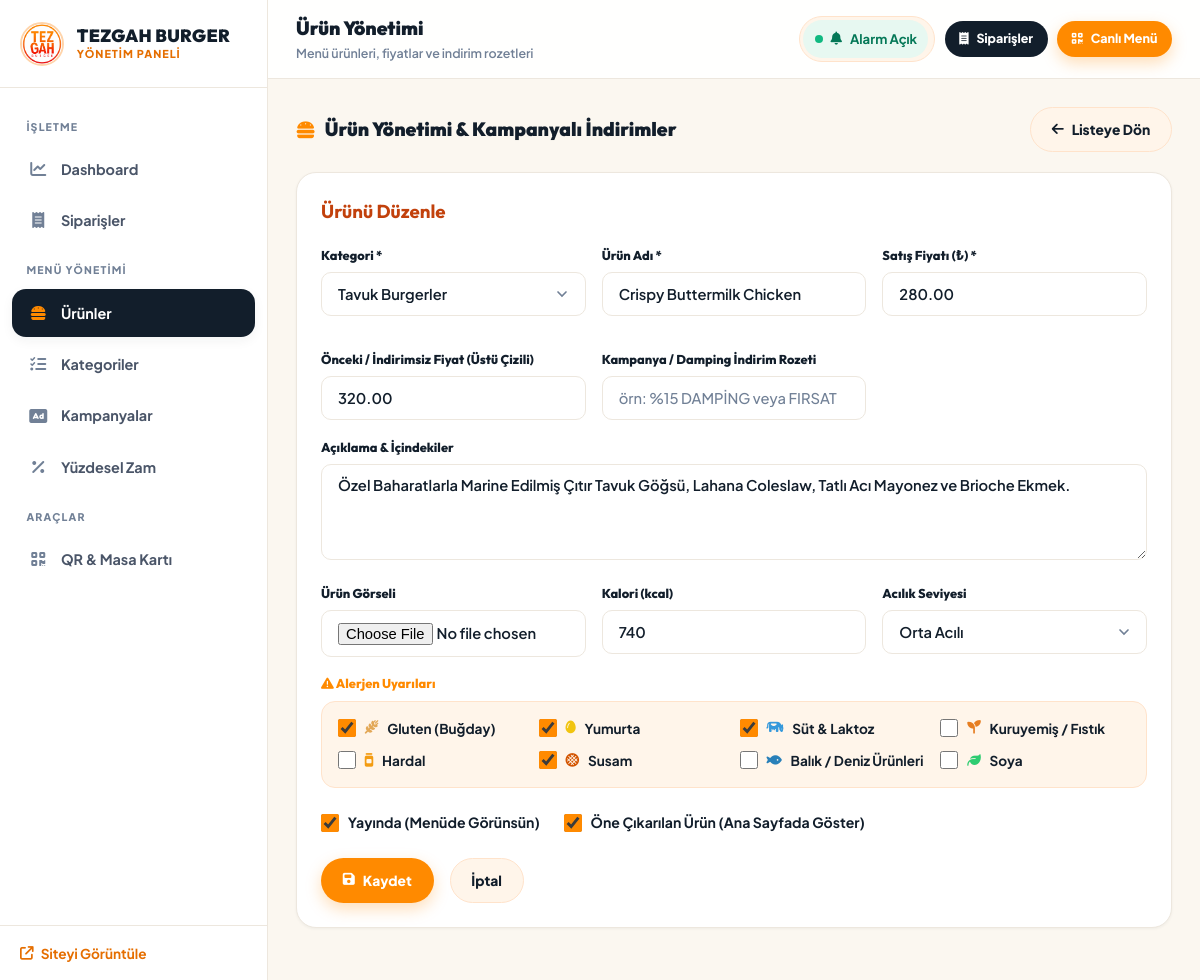
Screenshot of /admin/products.php?action=edit&id=3 with the database file from the repository.
### tables this page shows
CREATE TABLE IF NOT EXISTS products (
    id INT AUTO_INCREMENT PRIMARY KEY,
    category_id INT NOT NULL,
    name VARCHAR(150) NOT NULL,
    slug VARCHAR(150) NOT NULL,
    description TEXT,
    price DECIMAL(10,2) NOT NULL,
    original_price DECIMAL(10,2) DEFAULT NULL,
    image VARCHAR(255) DEFAULT NULL,
    allergens VARCHAR(255) DEFAULT '',  
    spiciness TINYINT DEFAULT 0,  
    calories INT DEFAULT NULL,
    is_active TINYINT(1) DEFAULT 1,
    is_featured TINYINT(1) DEFAULT 0,
    created_at DATETIME DEFAULT CURRENT_TIMESTAMP,
    FOREIGN KEY (category_id) REFERENCES categories(id) ON DELETE CASCADE
);

CREATE TABLE IF NOT EXISTS categories (
    id INT AUTO_INCREMENT PRIMARY KEY,
    name VARCHAR(100) NOT NULL,
    slug VARCHAR(100) NOT NULL UNIQUE,
    icon VARCHAR(50) DEFAULT 'fa-burger',
    sort_order INT DEFAULT 0,
    is_active TINYINT(1) DEFAULT 1
);

### includes/functions.php (called while the page is built, shortened)
<?php
function getAllergensList() {
    return [
        'gluten'  => ['name' => 'Gluten (Buğday)', 'icon' => 'fa-wheat-awn', 'color' => '#e3a857'],
        'egg'     => ['name' => 'Yumurta', 'icon' => 'fa-egg', 'color' => '#f1c40f'],
        'milk'    => ['name' => 'Süt & Laktoz', 'icon' => 'fa-cow', 'color' => '#3498db'],
        'nuts'    => ['name' => 'Kuruyemiş / Fıstık', 'icon' => 'fa-seedling', 'color' => '#e67e22'],
        'mustard' => ['name' => 'Hardal', 'icon' => 'fa-jar', 'color' => '#f39c12'],
        'sesame'  => ['name' => 'Susam', 'icon' => 'fa-stroopwafel', 'color' => '#d35400'],
        'fish'    => ['name' => 'Balık / Deniz Ürünleri', 'icon' => 'fa-fish', 'color' => '#2980b9'],
        'soy'     => ['name' => 'Soya', 'icon' => 'fa-leaf', 'color' => '#2ecc71']
    ];
}
function getCategories($only_active = true) {
    $db = getDB();
    $sql = "SELECT * FROM categories " . ($only_active ? "WHERE is_active = 1 " : "") . "ORDER BY sort_order ASC, name ASC";
    $stmt = $db->prepare($sql);
    $stmt->execute();
    return $stmt->fetchAll();
}
function getProducts($category_id = null, $only_active = true) {
    $db = getDB();
    $sql = "SELECT p.*, c.name as category_name FROM products p JOIN categories c ON p.category_id = c.id ";
    $params = [];
    $sql .= " ORDER BY c.sort_order ASC, p.is_featured DESC, p.name ASC";
    $stmt = $db->prepare($sql);
    $stmt->execute($params);
    return $stmt->fetchAll();
}
function getProductById($id) {
    $db = getDB();
    $stmt = $db->prepare("SELECT p.*, c.name as category_name FROM products p JOIN categories c ON p.category_id = c.id WHERE p.id = ?");
    $stmt->execute([$id]);
    return $stmt->fetch();
}
    ob_start(); ?>

### admin/products.php (the view, shortened to what this page needs)
<?php
require_once __DIR__ . '/inc/header.php';
$categories = getCategories(false);
$allergens_list = getAllergensList();
$action = isset($_GET['action']) ? $_GET['action'] : 'list';
$edit_id = isset($_GET['id']) ? intval($_GET['id']) : 0;
$editing_product = null;
if ($action === 'edit' && $edit_id > 0) {
    $editing_product = getProductById($edit_id);
}
$products = getProducts(null, false);
?>
<div class="card-header-flex">
    <h2 class="card-title"><i class="fa-solid fa-burger"></i> Ürün Yönetimi & Kampanyalı İndirimler</h2>
    <?php if ($action === 'list'): ?>
        <a href="products.php?action=new" class="btn btn-primary"><i class="fa-solid fa-plus"></i> Yeni Ürün Ekle</a>
    <?php else: ?>
        <a href="products.php" class="btn btn-ghost"><i class="fa-solid fa-arrow-left"></i> Listeye Dön</a>
    <?php endif; ?>
</div>
<?php if ($action === 'new' || $action === 'edit'): ?>
    <div class="admin-card">
        <h3 style="font-family: var(--font-heading); margin-bottom: 1.25rem; color: var(--gold-accent);">
            <?= $editing_product ? 'Ürünü Düzenle' : 'Yeni Ürün Oluştur' ?>
        </h3>
        <form action="products.php" method="POST" enctype="multipart/form-data">
            <div class="form-grid">
                <div class="form-group">
                    <label class="form-label">Kategori *</label>
                    <select name="category_id" class="form-control" required>
                        <?php foreach ($categories as $cat): ?>
                            <option value="<?= $cat['id'] ?>" <?= ($editing_product['category_id'] ?? 0) == $cat['id'] ? 'selected' : '' ?>>
                                <?= htmlspecialchars($cat['name']) ?>
                            </option>
                        <?php endforeach; ?>
                    </select>
                </div>
                <div class="form-group">
                    <label class="form-label">Ürün Adı *</label>
                    <input type="text" name="name" class="form-control" value="<?= htmlspecialchars($editing_product['name'] ?? '') ?>" required placeholder="örn: Tezgah Special Double Smash Burger">
                </div>
                <div class="form-group">
                    <label class="form-label">Satış Fiyatı (₺) *</label>
                    <input type="number" step="0.01" name="price" class="form-control" value="<?= $editing_product['price'] ?? '' ?>" required placeholder="340.00">
                </div>
                <div class="form-group">
                    <label class="form-label">Önceki / İndirimsiz Fiyat (Üstü Çizili)</label>
                    <input type="number" step="0.01" name="original_price" class="form-control" value="<?= $editing_product['original_price'] ?? '' ?>" placeholder="400.00 (Opsiyonel)">
                </div>
                <div class="form-group">
                    <label class="form-label">Kampanya / Damping İndirim Rozeti</label>
                    <input type="text" name="discount_tag" class="form-control" value="<?= htmlspecialchars($editing_product['discount_tag'] ?? '') ?>" placeholder="örn: %15 DAMPİNG veya FIRSAT">
                </div>
            </div>
            <div class="form-group">
                <label class="form-label">Açıklama & İçindekiler</label>
                <textarea name="description" class="form-control" rows="3" placeholder="200gr Dana Kaburga, Karamelize Soğan, Cheddar..."><?= htmlspecialchars($editing_product['description'] ?? '') ?></textarea>
            </div>
            <div class="form-grid">
                <div class="form-group">
                    <label class="form-label">Ürün Görseli</label>
                    <input type="file" name="image" class="form-control" accept="image/*">
                </div>
                <div class="form-group">
                    <label class="form-label">Kalori (kcal)</label>
                    <input type="number" name="calories" class="form-control" value="<?= $editing_product['calories'] ?? '' ?>" placeholder="850">
                </div>
                <div class="form-group">
                    <label class="form-label">Acılık Seviyesi</label>
                    <select name="spiciness" class="form-control">
                        <option value="2" <?= ($editing_product['spiciness'] ?? 0) == 2 ? 'selected' : '' ?>>Orta Acılı</option>
                    </select>
                </div>
            </div>
            <div class="form-group">
                <label class="form-label" style="color: var(--copper-primary);"><i class="fa-solid fa-triangle-exclamation"></i> Alerjen Uyarıları</label>
                <div class="check-grid">
                    <?php
                    $selected_allergens = explode(',', $editing_product['allergens'] ?? '');
                    foreach ($allergens_list as $key => $al):
                    ?>
                        <label class="check-row" style="font-size: 0.85rem;">
                            <input type="checkbox" name="allergens[]" value="<?= $key ?>" <?= in_array($key, $selected_allergens) ? 'checked' : '' ?>>
                            <i class="fa-solid <?= $al['icon'] ?>" style="color: <?= $al['color'] ?>;"></i> <?= $al['name'] ?>
                        </label>
                    <?php endforeach; ?>
                </div>
            </div>
            <div style="display: flex; gap: 1.5rem; margin-top: 1.5rem;">
                <label class="check-row">
                    <input type="checkbox" name="is_active" value="1" <?= ($editing_product['is_active'] ?? 1) == 1 ? 'checked' : '' ?>>
                    Yayında (Menüde Görünsün)
                </label>
                <label class="check-row">
                    <input type="checkbox" name="is_featured" value="1" <?= ($editing_product['is_featured'] ?? 0) == 1 ? 'checked' : '' ?>>
                    Öne Çıkarılan Ürün (Ana Sayfada Göster)
                </label>
            </div>
            <div style="margin-top: 1.5rem; display: flex; gap: 1rem;">
                <button type="submit" name="save_product" class="btn btn-primary"><i class="fa-solid fa-save"></i> Kaydet</button>
                <a href="products.php" class="btn btn-ghost">İptal</a>
            </div>
        </form>
    </div>
<?php endif; ?>
<?php require_once __DIR__ . '/inc/footer.php'; ?>

### public/assets/css/admin.css (style rules this page uses)
:root { --bg-canvas: #FBF7F0; --bg-surface: #FFFFFF; --bg-card: #FFF5EA; --bg-card-hover: #FFEDE0; --bg-navy: #121E2B; --bg-navy-hover: #1A293B; --orange-primary: #FF8A00; --orange-hover: #E56E00; --orange-soft: #FFF1E2; --orange-border: #FFD4AA; --orange-glow: rgba(255, 138, 0, 0.28); --text-navy: #121E2B; --text-body: #4A5568; --text-muted: #718096; --border-subtle: #FFE3CB; --border-neutral: #EDE7DE; --success: #10B981; --success-soft: #E7F8F1; --warning: #F59E0B; --warning-soft: #FEF4E2; --danger: #EF4444; --danger-soft: #FDECEC; --info: #3B82F6; --info-soft: #EAF1FE; --purple: #8B5CF6; --purple-soft: #F1ECFE; --copper-primary: #FF8A00; --copper-hover: #E56E00; --gold-accent: #C2410C; --admin-border: #FFE3CB; --text-primary: #121E2B; --font-heading: 'Outfit', -apple-system, BlinkMacSystemFont, sans-serif; --font-body: 'Plus Jakarta Sans', -apple-system, BlinkMacSystemFont, sans-serif; --sidebar-width: 268px; --radius-pill: 9999px; --radius-curve: 20px; --radius-md: 14px; --radius-sm: 10px; --shadow-xs: 0 1px 3px rgba(18, 30, 43, 0.05); --shadow-sm: 0 4px 12px rgba(18, 30, 43, 0.05); --shadow-md: 0 10px 28px rgba(18, 30, 43, 0.08); --shadow-lg: 0 20px 45px rgba(18, 30, 43, 0.12); --transition: all 0.22s cubic-bezier(0.4, 0, 0.2, 1); }
*, *::before, *::after { margin: 0; padding: 0; box-sizing: border-box; }
body { font-family: var(--font-body); background-color: var(--bg-canvas); color: var(--text-body); line-height: 1.55; min-height: 100vh; -webkit-font-smoothing: antialiased; }
a { color: inherit; text-decoration: none; }
.admin-card { background: var(--bg-surface); border: 1.5px solid var(--border-neutral); border-radius: var(--radius-curve); padding: 1.5rem; margin-bottom: 1.5rem; box-shadow: var(--shadow-xs); transition: var(--transition); position: relative; }
.card-header-flex { display: flex; align-items: center; justify-content: space-between; margin-bottom: 1.25rem; flex-wrap: wrap; gap: 0.9rem; }
.card-title { font-family: var(--font-heading); font-size: 1.2rem; font-weight: 900; color: var(--text-navy); display: flex; align-items: center; gap: 0.6rem; }
.card-title i { color: var(--orange-primary); }
.form-group { margin-bottom: 1.1rem; }
.form-label { display: block; font-family: var(--font-heading); font-weight: 800; font-size: 0.8rem; margin-bottom: 0.4rem; color: var(--text-navy); }
.form-control { width: 100%; background: var(--bg-surface); border: 1.5px solid var(--border-neutral); color: var(--text-navy); padding: 0.7rem 1rem; border-radius: var(--radius-sm); font-family: var(--font-body); font-size: 0.92rem; font-weight: 600; transition: var(--transition); outline: none; min-height: 44px; }
.form-control::placeholder { color: var(--text-muted); font-weight: 500; }
select.form-control { appearance: none; background-repeat: no-repeat; background-position: right 0.9rem center; background-size: 16px; padding-right: 2.4rem; cursor: pointer; }
textarea.form-control { min-height: 96px; resize: vertical; }
.form-grid { display: grid; grid-template-columns: repeat(auto-fit, minmax(220px, 1fr)); gap: 1rem; }
.check-row { display: flex; align-items: center; gap: 0.55rem; font-weight: 700; font-size: 0.88rem; color: var(--text-navy); cursor: pointer; }
.check-row input[type="checkbox"] { width: 18px; height: 18px; accent-color: var(--orange-primary); cursor: pointer; }
.check-grid { display: grid; grid-template-columns: repeat(auto-fill, minmax(185px, 1fr)); gap: 0.7rem; background: var(--bg-card); padding: 1rem; border-radius: var(--radius-md); border: 1.5px solid var(--border-subtle); }
.btn { padding: 0.68rem 1.3rem; border-radius: var(--radius-pill); font-family: var(--font-body); font-weight: 800; font-size: 0.86rem; cursor: pointer; border: 1.5px solid transparent; display: inline-flex; align-items: center; justify-content: center; gap: 0.5rem; transition: var(--transition); white-space: nowrap; min-height: 44px; }
.btn-primary { background: var(--orange-primary); color: #FFFFFF; box-shadow: 0 6px 16px var(--orange-glow); }
.btn-ghost { background: var(--bg-card); color: var(--text-navy); border-color: var(--border-subtle); }

### rows the page displays
products: category_id "Tavuk Burgerler", name "Crispy Buttermilk Chicken", price "280.00", original_price "320.00", description "Özel Baharatlarla Marine Edilmiş Çıtır Tavuk Göğsü, Lahana Coleslaw, Tatlı Acı Mayonez ve Brioche Ekmek.", calories "740", spiciness "Orta Acılı", allergens "☑", is_active "☑", is_featured "☑"

### other values shown
$group_label "İŞLETME"
$item['label'] "Dashboard"
$item['label'] "Siparişler"
$group_label "MENÜ YÖNETİMİ"
$item['label'] "Ürünler"
$item['label'] "Kategoriler"
$item['label'] "Kampanyalar"
$item['label'] "Yüzdesel Zam"
$group_label "ARAÇLAR"
$item['label'] "QR & Masa Kartı"
$page_title "Ürün Yönetimi"
$page_subtitle "Menü ürünleri, fiyatlar ve indirim rozetleri"
$al['name'] "Gluten (Buğday)"
$al['name'] "Yumurta"
$al['name'] "Süt & Laktoz"
